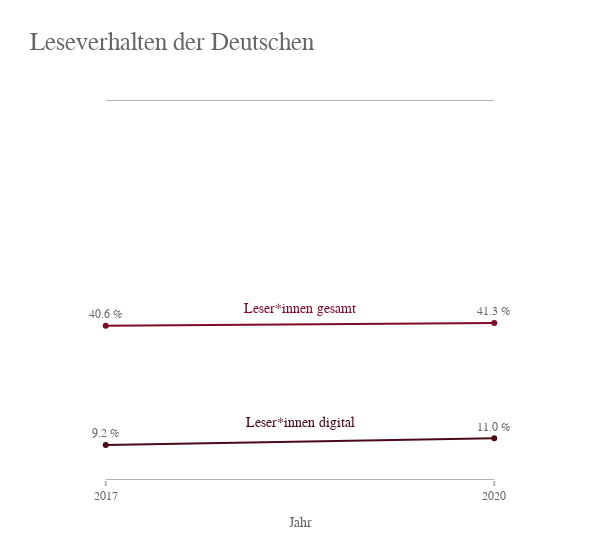

Write notebook code for a chart like this one.
### Markdown cell above
### Wie groß ist der Anteil der aktiven Leser*innen - gesamt und digital?
Diese Grafik wurde in der Präsentation verwendet.

### Code cell
fig = go.Figure()

# preparation
year_list = [df['year.1'].iloc[-4], df['year.1'].iloc[-1]] # 2017 and 2020

# two traces for readers and digital readers
fig.add_trace(go.Scatter(x=year_list,
                            name='Leser*innen gesamt',
                            y=[df['perc_readers'].iloc[-4], df['perc_readers'].iloc[-1]],
                            mode='lines+markers+text', 
                            text=[f"{round(df['perc_readers'].iloc[-4]*100, 1)} %", f"{round(df['perc_readers'].iloc[-1]*100, 1)} %"],
                            textposition=['top center', 'top center'],
                            line_color=red))

fig.add_trace(go.Scatter(x=year_list,
                            name='Leser*innen digital',
                            y=[df['perc_digital_readers'].iloc[-4], df['perc_digital_readers'].iloc[-1]],
                            mode='lines+markers+text', 
                            text=[f"{round(df['perc_digital_readers'].iloc[-4]*100, 1)} %", f"{round(df['perc_digital_readers'].iloc[-1]*100, 1)} %"],
                            textposition=['top center', 'top center'],
                            line_color=dark_red))

fig.update_traces(hovertemplate='%{x}')

# guiding traces
fig.add_trace(go.Scatter(x=year_list, y=[0, 0], mode='lines', line=dict(color=grey, width=2), showlegend=False))
fig.add_trace(go.Scatter(x=year_list, y=[1, 1], mode='lines', line=dict(color=grey, width=2), showlegend=False))

# annotations with trace names
fig.add_annotation(x=2018.5, y=0.45, text='Leser*innen gesamt', showarrow=False, font=dict(size=14, color=red))
fig.add_annotation(x=2018.5, y=0.15, text='Leser*innen digital', showarrow=False, font=dict(size=14, color=dark_red))

fig.update_layout(title='Leseverhalten der Deutschen',
                    title_font_size=25,
                    
                    xaxis_title='Jahr',
                    yaxis_title='Anteil an Gesamtbevölkerung in %',
                    font_family='Gravitas One',
                    font_color=dark_grey,
                    plot_bgcolor=white,
                    width=600,
                    showlegend=False,
                   )

# axes
fig.update_xaxes(title_text='Jahr', ticks='outside', tick0=2017, dtick=3, tickcolor=grey, fixedrange=True, tickwidth=2)
fig.update_yaxes(range=[0,1], tickformat='.0%', dtick=1, visible=False)

fig.show()

### Figure 1 — Plotly figure (JSON) as saved in the notebook; plotly's stock layout.template omitted (floating-point values rounded to 4 significant figures)
{"data": [{"hovertemplate": "%{x}", "line": {"color": "#810a26"}, "mode": "lines+markers+text", "name": "Leser*innen gesamt", "text": ["40.6 %", "41.3 %"], "textposition": ["top center", "top center"], "type": "scatter", "x": [2017, 2020], "y": [0.4056, 0.4132]}, {"hovertemplate": "%{x}", "line": {"color": "#4c0a18"}, "mode": "lines+markers+text", "name": "Leser*innen digital", "text": ["9.2 %", "11.0 %"], "textposition": ["top center", "top center"], "type": "scatter", "x": [2017, 2020], "y": [0.0924, 0.1097]}, {"line": {"color": "#b3b3b3", "width": 2}, "mode": "lines", "showlegend": false, "type": "scatter", "x": [2017, 2020], "y": [0, 0]}, {"line": {"color": "#b3b3b3", "width": 2}, "mode": "lines", "showlegend": false, "type": "scatter", "x": [2017, 2020], "y": [1, 1]}], "layout": {"annotations": [{"font": {"color": "#810a26", "size": 14}, "showarrow": false, "text": "Leser*innen gesamt", "x": 2018.0, "y": 0.45}, {"font": {"color": "#4c0a18", "size": 14}, "showarrow": false, "text": "Leser*innen digital", "x": 2018.0, "y": 0.15}], "font": {"color": "#666666", "family": "Gravitas One"}, "plot_bgcolor": "#ffffff", "showlegend": false, "title": {"font": {"size": 25}, "text": "Leseverhalten der Deutschen"}, "width": 600, "xaxis": {"dtick": 3, "fixedrange": true, "tick0": 2017, "tickcolor": "#b3b3b3", "ticks": "outside", "tickwidth": 2, "title": {"text": "Jahr"}}, "yaxis": {"dtick": 1, "range": [0, 1], "tickformat": ".0%", "title": {"text": "Anteil an Gesamtbevölkerung in %"}, "visible": false}}}
